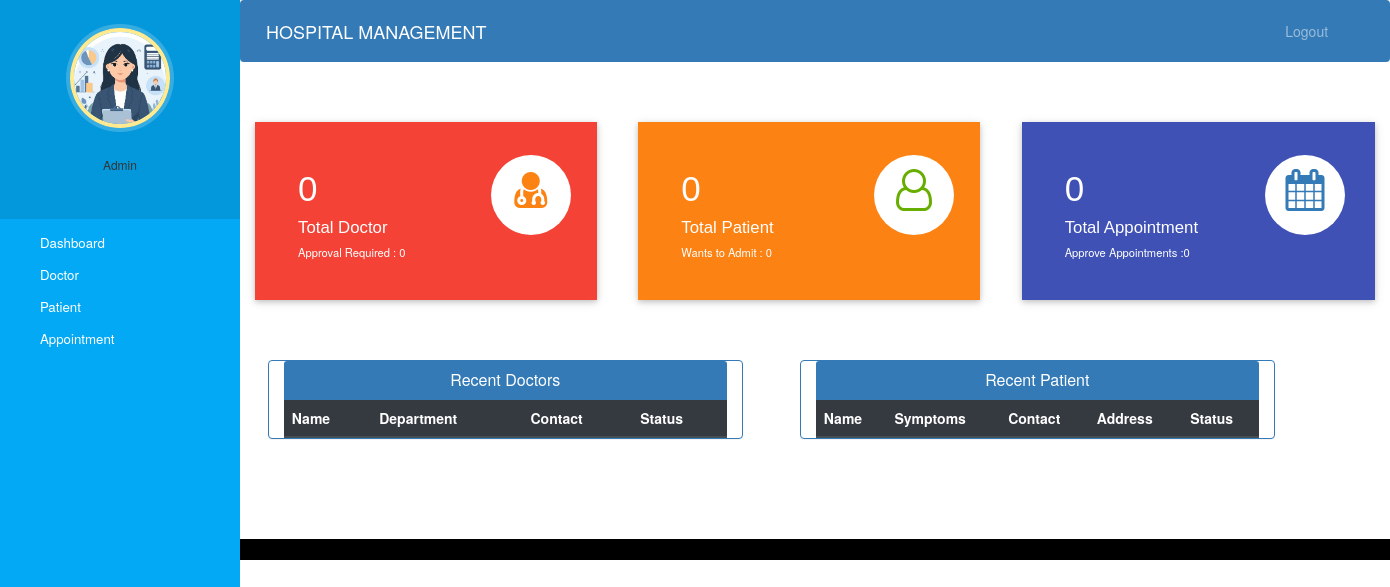
The page /admin-dashboard/ (signed in) on the database as committed earlier.
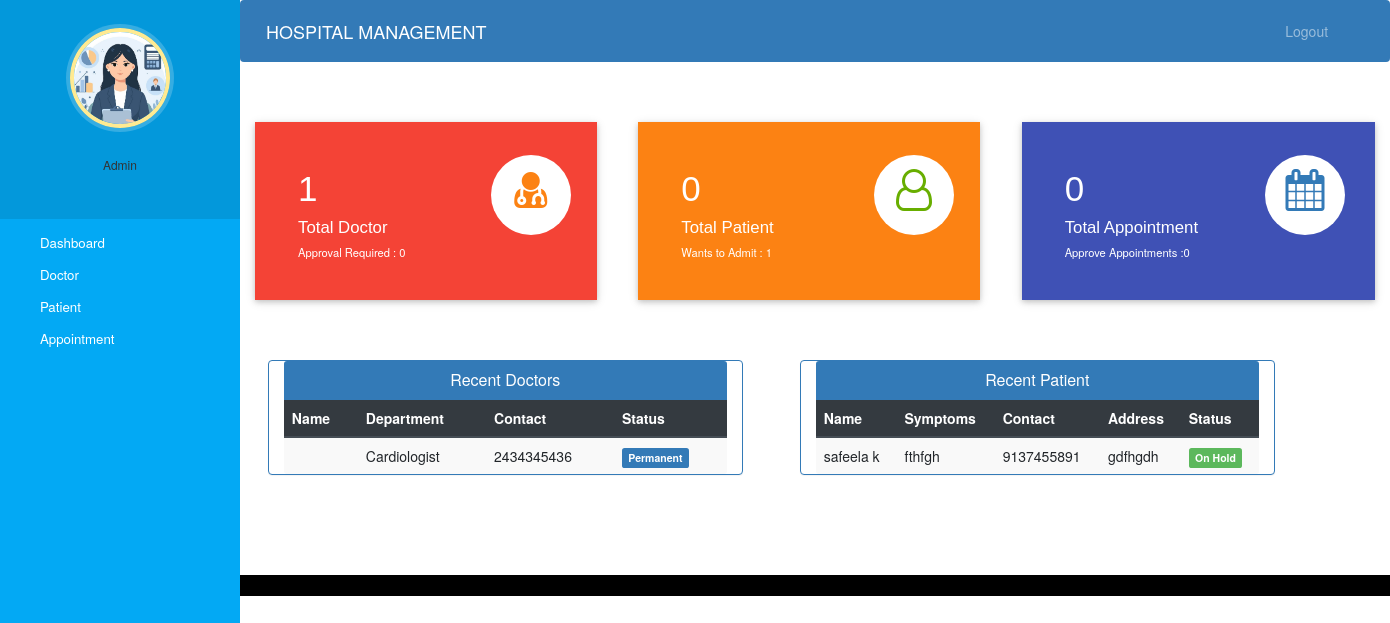
The same page on the database as committed later.
### hospital/models.py (models this page shows, shortened)
class Doctor(models.Model):
    user=models.OneToOneField(User,on_delete=models.CASCADE)
    profile_pic= models.ImageField(upload_to='profile_pic/DoctorProfilePic/',null=True,blank=True)
    address = models.CharField(max_length=40)
    mobile = models.CharField(max_length=20,null=True)
    department= models.CharField(max_length=50,choices=departments,default='Cardiologist')
    status=models.BooleanField(default=False)
    @property
    def get_name(self):
        return self.user.first_name+" "+self.user.last_name

class Patient(models.Model):
    user=models.OneToOneField(User,on_delete=models.CASCADE)
    profile_pic= models.ImageField(upload_to='profile_pic/PatientProfilePic/',null=True,blank=True)
    address = models.CharField(max_length=40)
    mobile = models.CharField(max_length=20,null=False)
    symptoms = models.CharField(max_length=100,null=False)
    assignedDoctorId = models.PositiveIntegerField(null=True)
    admitDate=models.DateField(auto_now=True)
    status=models.BooleanField(default=False)
    @property
    def get_name(self):
        return self.user.first_name+" "+self.user.last_name

### hospital/views.py (the view)
# urls.py: path('admin-dashboard/', views.admin_dashboard_view, name='admin-dashboard'),
@login_required(login_url='login')  # or 'adminlogin' if using separate admin login page
@user_passes_test(is_admin, login_url='login')  # Also apply here
def admin_dashboard_view(request):
    doctors=models.Doctor.objects.all().order_by('-id')
    patients=models.Patient.objects.all().order_by('-id')
    doctorcount=models.Doctor.objects.all().filter(status=True).count()
    pendingdoctorcount=models.Doctor.objects.all().filter(status=False).count()
    patientcount=models.Patient.objects.all().filter(status=True).count()
    pendingpatientcount=models.Patient.objects.all().filter(status=False).count()
    appointmentcount=models.Appointment.objects.all().filter(status=True).count()
    pendingappointmentcount=models.Appointment.objects.all().filter(status=False).count()
    mydict={
    'doctors':doctors,
    'patients':patients,
    'doctorcount':doctorcount,
    'pendingdoctorcount':pendingdoctorcount,
    'patientcount':patientcount,
    'pendingpatientcount':pendingpatientcount,
    'appointmentcount':appointmentcount,
    'pendingappointmentcount':pendingappointmentcount,
    }
    return render(request,'hospital/admin_dashboard.html',context=mydict)

### hospital/views.py (called while the page is built)
def is_admin(user):
    return user.groups.filter(name='ADMIN').exists()

### templates/hospital/admin_dashboard.html
{% extends 'hospital/admin_base.html' %}
{% load static %}
{% block content %}
{%include 'hospital/admin_dashboard_cards.html'%}
<br><br><br>
<div class="container">
  <div class="row">
    <div class="panel panel-primary col-md-5" style="margin-left:2%;">
      <div class="panel-heading" style="text-align:center;">
        <h6 class="panel-title">Recent Doctors</h6>
      </div>
      <table class="table table-hover table-striped" id="dev-table">
        <thead class="thead-dark">
          <tr>
            <th>Name</th>
            <th>Department</th>
            <th>Contact</th>
            <th>Status</th>
          </tr>
        </thead>
        {% for d in doctors %}
        <tr>
          <td> {{d.get_name}}</td>
          <td>{{d.department}}</td>
          <td>{{d.mobile}}</td>
          {%if d.status%}
          <td> <span class="label label-primary">Permanent</span></td>
          {% else %}
          <td> <span class="label label-success">On Hold</span></td>
          {% endif %}
        </tr>
        {% endfor %}
      </table>
    </div>
    <div class="panel panel-primary col-md-5" style="margin-left:5%;">
      <div class="panel-heading" style="text-align:center;">
        <h6 class="panel-title">Recent Patient</h6>
      </div>
      <table class="table table-hover table-striped" id="dev-table">
        <thead class="thead-dark">
          <tr>
            <th>Name</th>
            <th>Symptoms</th>
            <th>Contact</th>
            <th>Address</th>
            <th>Status</th>
          </tr>
        </thead>
        {% for p in patients %}
        <tr>
          <td> {{p.get_name}}</td>
          <td>{{p.symptoms}}</td>
          <td>{{p.mobile}}</td>
          <td>{{p.address}}</td>
          {%if p.status%}
          <td> <span class="label label-primary">Admitted</span></td>
          {% else %}
          <td> <span class="label label-success">On Hold</span></td>
          {% endif %}
        </tr>
        {% endfor %}
      </table>
    </div>
  </div>
</div>
{% endblock content %}

### templates/hospital/admin_base.html (shortened to what this page needs)
<!DOCTYPE html>
{% load static %}
<html lang="en">
<head>
  <link rel="stylesheet" href="https://stackpath.bootstrapcdn.com/bootstrap/4.3.1/css/bootstrap.min.css">
  <link rel="stylesheet" href="https://maxcdn.bootstrapcdn.com/font-awesome/4.7.0/css/font-awesome.min.css">
  <link rel="stylesheet" href="{% static '/style.css' %}">
</head>
<body>
  <nav class="menu" tabindex="0">
    <header class="avatar">
      <img src="{% static "images/admin1.jpg" %}" />
      <br><br>
      <h6>Admin</h6>
    </header>
    <ul>
      <li tabindex="0" class="icon-dashboard"> <a style="color:white; text-decoration:none;" href="/admin-dashboard"><span>Dashboard</span></a> </li>
      <li tabindex="0" class="icon-customers"> <a style="color:white; text-decoration:none;" href="/admin-doctor"><span>Doctor</span></a></li>
      <li tabindex="0" class="icon-users"> <a style="color:white; text-decoration:none;" href="/admin-patient"><span>Patient</span></a></li>
      <li tabindex="0" class="icon-calendar"> <a style="color:white; text-decoration:none;" href="/admin-appointment"><span>Appointment</span></a></li>
    </ul>
  </nav>
  <main>
    <div class="bs-example">
      <nav class="navbar navbar-expand-md  navbar-dark fixed-top" style="background:#337AB7;">
        <a href="/admin-dashboard" class="navbar-brand">HOSPITAL MANAGEMENT</a>
        <div class="collapse navbar-collapse justify-content-between" id="navbarCollapse">
          <div class="navbar-nav" style=" margin-left: 90%;">
            <a href="/logout" class="nav-item nav-link">Logout</a>
          </div>
        </div>
      </nav>
    </div>
    <br><br>
    {% block content %}
    {% endblock content %}
    <br><br><br><br>
    <footer>
      <br>
      <div class="container">
        <div class="row">
          <div class="col-md-12 col-sm-12">
          </div>
        </div>
      </div>
    </footer>
  </main>
</body>
</html>

### templates/hospital/admin_dashboard_cards.html (shortened to what this page needs)
<!DOCTYPE html>
<html lang="en" dir="ltr">
<head>
  <link rel="stylesheet" href="https://maxcdn.bootstrapcdn.com/bootstrap/3.4.1/css/bootstrap.min.css">
  <link rel="stylesheet" href="https://cdnjs.cloudflare.com/ajax/libs/font-awesome/4.7.0/css/font-awesome.min.css">
</head>
<body>
  <div class="market-updates">
    <div class="col-md-4 market-update-gd">
      <div class="market-update-block clr-block-1">
        <div class="col-md-8 market-update-left">
          <h3>{{doctorcount}}</h3>
          <h4>Total Doctor</h4>
          <p>Approval Required : {{pendingdoctorcount}}</p>
        </div>
        <div class="col-md-4 market-update-right">
          <i class="fa fa-user-md"></i>
        </div>
        <div class="clearfix"> </div>
      </div>
    </div>
    <div class="col-md-4 market-update-gd">
      <div class="market-update-block clr-block-2">
        <div class="col-md-8 market-update-left">
          <h3>{{patientcount}}</h3>
          <h4>Total Patient</h4>
          <p>Wants to Admit : {{pendingpatientcount}}</p>
        </div>
        <div class="col-md-4 market-update-right">
          <i class="fa fa-user-o"></i>
        </div>
        <div class="clearfix"> </div>
      </div>
    </div>
    <div class="col-md-4 market-update-gd">
      <div class="market-update-block clr-block-3">
        <div class="col-md-8 market-update-left">
          <h3>{{appointmentcount}}</h3>
          <h4>Total Appointment</h4>
          <p>Approve Appointments :{{pendingappointmentcount}} </p>
        </div>
        <div class="col-md-4 market-update-right">
          <i class="fa fa-calendar"> </i>
        </div>
        <div class="clearfix"> </div>
      </div>
    </div>
  </div>
</body>
</html>

### static/style.css (style rules this page uses)
body { padding-left: 240px; }
main { position: relative; height: 100vh; }
.menu { background: #5bc995; height: 100vh; width: 240px; position: fixed; top: 0px; left: 0; z-index: 5; outline: none; }
.menu .avatar { background: rgba(0, 0, 0, 0.1); padding: 2em 0.5em; text-align: center; }
.menu .avatar img { width: 100px; border-radius: 50%; overflow: hidden; border: 4px solid #ffea92; box-shadow: 0 0 0 4px rgba(255, 255, 255, 0.2); }
.menu ul { list-style: none; padding: 0.5em 0; margin: 0; }
.menu ul li { padding: 0.5em 1em 0.5em 3em; font-size: 0.95em; font-weight: regular; background-repeat: no-repeat; background-position: left 15px center; background-size: auto 20px; transition: all 0.15s linear; cursor: pointer; }
.menu ul li.icon-dashboard { background-image: url("http://www.entypo.com/images//gauge.svg"); }
.menu ul li.icon-customers { background-image: url("http://www.entypo.com/images//briefcase.svg"); }
.menu ul li.icon-users { background-image: url("http://www.entypo.com/images//users.svg"); }
.menu ul li.icon-calendar { background-image: url("http://www.entypo.com/images//calendar.svg"); }

### templates/hospital/admin_base.html (style rules this page uses)
a:link { text-decoration: none; }
a { color: white; }
footer { padding: 0px 0px 0px 0px; background-color: black; margin: 0px; }
.fa { font-size: 23px; width: 60px; text-align: center; text-decoration: none; margin: 5px 2px; border-radius: 50%; }
body { padding-left: 240px; }
main { position: relative; height: 100vh; }
.menu { background: #03a9f4; height: 100vh; width: 240px; position: fixed; top: 0px; left: 0; z-index: 5; outline: none; }
.menu .avatar { background: rgba(0, 0, 0, 0.1); padding: 2em 0.5em; text-align: center; }
.menu .avatar img { width: 100px; border-radius: 50%; overflow: hidden; border: 4px solid #ffea92; box-shadow: 0 0 0 4px rgba(255, 255, 255, 0.2); }
.menu ul { list-style: none; padding: 0.5em 0; margin: 0; }
.menu ul li { padding: 0.5em 1em 0.5em 3em; font-size: 0.95em; font-weight: regular; background-repeat: no-repeat; background-position: left 15px center; background-size: auto 20px; transition: all 0.15s linear; cursor: pointer; }
.menu ul li.icon-dashboard { background-image: url("http://www.entypo.com/images//gauge.svg"); }
.menu ul li.icon-customers { background-image: url("http://www.entypo.com/images//briefcase.svg"); }
.menu ul li.icon-users { background-image: url("http://www.entypo.com/images//users.svg"); }
.menu ul li.icon-calendar { background-image: url("http://www.entypo.com/images//calendar.svg"); }

### templates/hospital/admin_dashboard_cards.html (style rules this page uses)
.market-update-block { padding: 2em 2em; background: #999; }
.market-update-block h3 { color: #fff; font-size: 2.5em; font-family: 'Carrois Gothic', sans-serif; }
.market-update-block h4 { font-size: 1.2em; color: #fff; margin: 0.3em 0em; font-family: 'Carrois Gothic', sans-serif; }
.market-update-block p { color: #fff; font-size: 0.8em; line-height: 1.8em; }
.market-update-block.clr-block-1 { background: #f44336; margin-right: 0.8em; box-shadow: 0 2px 5px 0 rgba(0, 0, 0, 0.16), 0 2px 10px 0 rgba(0, 0, 0, 0.12); transition: 0.5s all; -webkit-transition: 0.5s all; -moz-transition: 0.5s all; -o-transition: 0.5s all; }
.market-update-block.clr-block-2 { background: #FC8213; margin-right: 0.8em; box-shadow: 0 2px 5px 0 rgba(0, 0, 0, 0.16), 0 2px 10px 0 rgba(0, 0, 0, 0.12); transition: 0.5s all; -webkit-transition: 0.5s all; -moz-transition: 0.5s all; -o-transition: 0.5s all; }
.market-update-block.clr-block-3 { background: #3f51b5; box-shadow: 0 2px 5px 0 rgba(0, 0, 0, 0.16), 0 2px 10px 0 rgba(0, 0, 0, 0.12); transition: 0.5s all; -webkit-transition: 0.5s all; -moz-transition: 0.5s all; -o-transition: 0.5s all; }
.market-update-right i.fa.fa-user-o { font-size: 3em; color: #68AE00; width: 80px; height: 80px; background: #fff; text-align: center; border-radius: 49px; -webkit-border-radius: 49px; -moz-border-radius: 49px; -o-border-radius: 49px; line-height: 1.7em; }
.market-update-right i.fa.fa-user-md { font-size: 3em; color: #FC8213; width: 80px; height: 80px; background: #fff; text-align: center; border-radius: 49px; -webkit-border-radius: 49px; -moz-border-radius: 49px; -o-border-radius: 49px; line-height: 1.7em; }
.market-update-right i.fa.fa-calendar { font-size: 3em; color: #337AB7; width: 80px; height: 80px; background: #fff; text-align: center; border-radius: 49px; -webkit-border-radius: 49px; -moz-border-radius: 49px; -o-border-radius: 49px; line-height: 1.7em; }
.market-update-left { padding: 0px; }

Rows that differ between the two databases and show on the page:
added Doctor: department "Cardiologist", mobile "2434345436", status "Permanent"
added Patient: get_name "safeela k", symptoms "fthfgh", mobile "9137455891", address "gdfhgdh", status "On Hold"
Other text that changed with them:
{{ doctorcount }}: "0" → "1"
{{ pendingpatientcount }}: "0" → "1"
